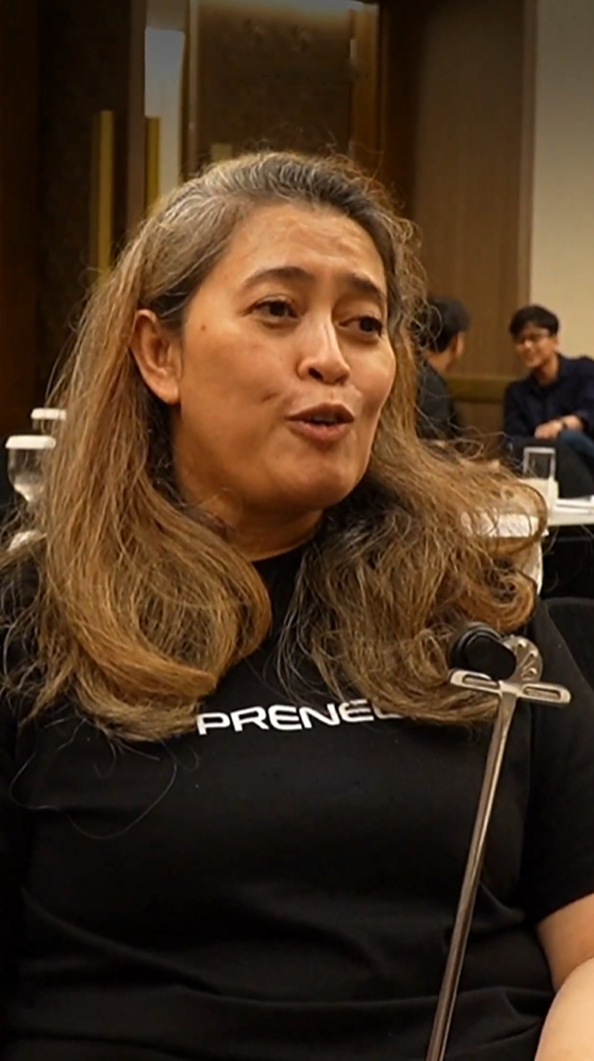
#> input picture thumbnail-name-card/photo_up.jpg, 1188 x 2121 px (shown at 1/2 size)
$ python clean.py photo_up.jpg andreas_thumbnail.png
#> lines starting #> are read from the running program, lines starting #| are printed output that depends on the picture; after the words box and inside, x2 and y2 are one past the last pixel; in counts of white or black regions, pixels touching at a corner belong together
# Crop the photo out of the screenshot and inpaint away the burned-in texts.
import cv2, numpy as np, sys
src, out = sys.argv[1], sys.argv[2]
im = cv2.imread(src)[12:744, 46:456]                     # photo area only (drop black bars)
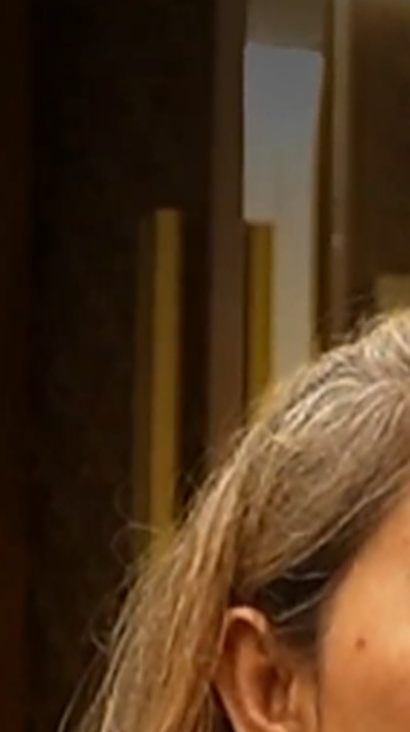
#> im: shape (732, 410, 3); mean B, G, R 29.9, 53.6, 78.3
hsv = cv2.cvtColor(im, cv2.COLOR_BGR2HSV)
#> hsv: shape (732, 410, 3); mean H, S, V 14.6, 186.5, 78.3
white = ((hsv[..., 2] > 185) & (hsv[..., 1] < 70)).astype(np.uint8)
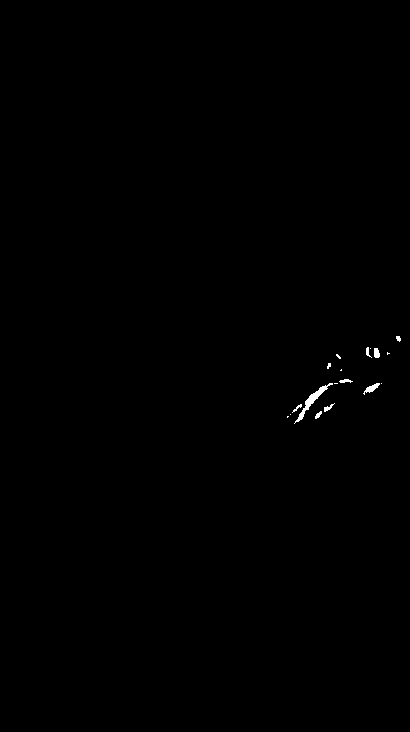
#> white: shape (732, 410); values 0 (black) and 1 (white), 0.21% white; 18 white regions (9 under 20 px), largest, box (x1, y1, x2, y2) and area: (294, 383, 333, 424) 256, (363, 383, 380, 395) 80, (374, 348, 380, 358) 51
blue = ((hsv[..., 0] > 95) & (hsv[..., 0] < 125) & (hsv[..., 1] > 120) & (hsv[..., 2] > 140)).astype(np.uint8)
#> blue: shape (732, 410); every value is 0
mask = np.zeros(im.shape[:2], np.uint8)
for (x0, y0, x1, y1), extra in [((140, 30, 270, 62), blue), ((140, 520, 270, 552), None)]:   # logo, caption
    m = white[y0:y1, x0:x1].copy()
    if extra is not None: m |= extra[y0:y1, x0:x1]
    mask[y0:y1, x0:x1] = m * 255
#> this loop made 2 passes
#> (x0, y0, x1, y1) on pass 1: (140, 30, 270, 62)
#> (x0, y0, x1, y1, extra) on pass 2: (140, 520, 270, 552, None)
mask = cv2.dilate(mask, np.ones((5, 5), np.uint8), 2)
cv2.imwrite(out.replace('.png', '_mask.png'), mask)
clean = cv2.inpaint(im, mask, 6, cv2.INPAINT_TELEA)
cv2.imwrite(out, clean)
print(im.shape, int(mask.sum() / 255), 'px masked')
#| (732, 410, 3) 0 px masked
